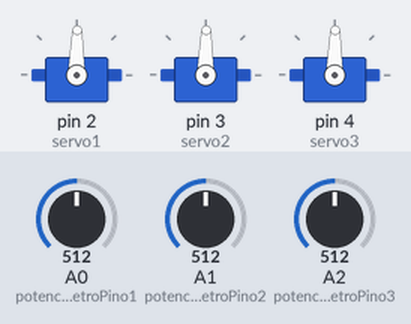
A sketch run on a simulated Arduino Uno, built with avr-gcc and run on an emulated ATmega328P. Shown: 3 × servo. The inputs (shaded band) are chosen by the test bench; at power-on: A0 (potenciometroPino1) = 512, A1 (potenciometroPino2) = 512, A2 (potenciometroPino3) = 512.

Above: at 1.2 s.
1.3 s: A0 (potenciometroPino1) set to 716
At 2.3 s:
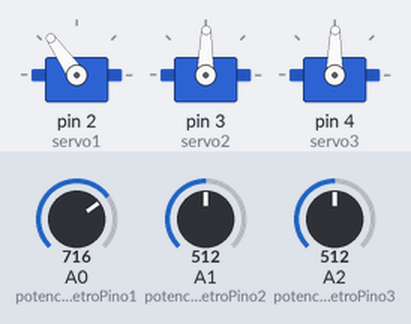
2.8 s: A1 (potenciometroPino2) set to 716
At 3.9 s:
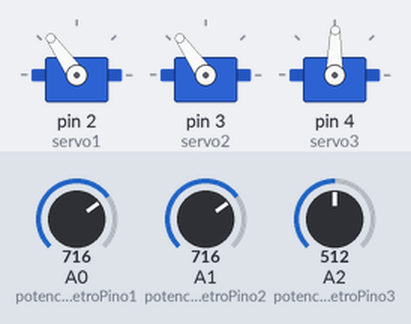
4.3 s: A2 (potenciometroPino3) set to 716
At 4.7 s:
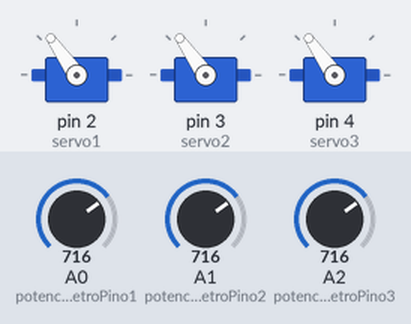
5.8 s: A0 (potenciometroPino1) set to 900
At 6.2 s:
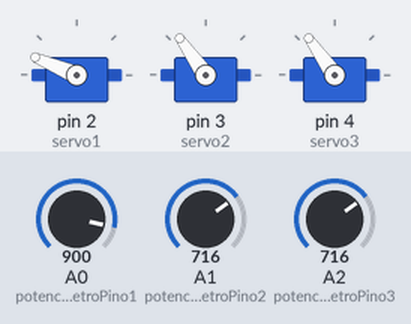
7.3 s: A1 (potenciometroPino2) set to 900
At 8.2 s:
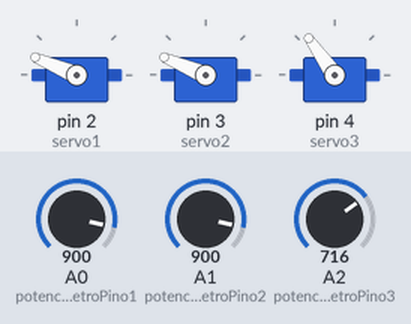
8.8 s: A2 (potenciometroPino3) set to 900
At 9.7 s:
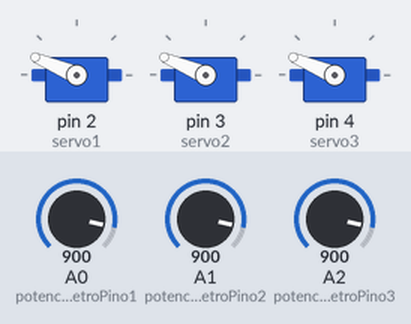
Timing chart, 0 to 11.3 s (numbered marks = the images above; inputs shaded):
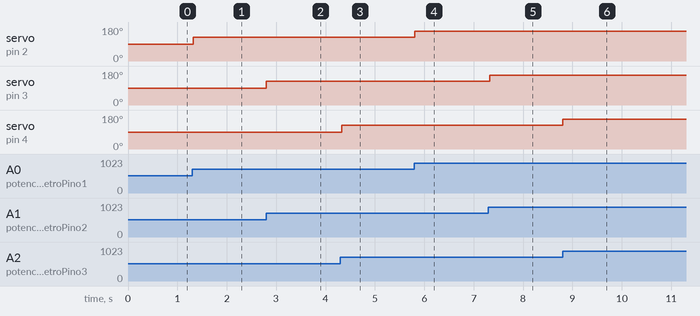

Measured:
- after the input at 1.3 s, servo on pin 2 (servo1): 89° → 125° at once
- after the input at 2.8 s, servo on pin 3 (servo2): 89° → 125° at once
- after the input at 4.3 s, servo on pin 4 (servo3): 89° → 125° at once
- after the input at 5.8 s, servo on pin 2 (servo1): 125° → 157° at once
- after the input at 7.3 s, servo on pin 3 (servo2): 125° → 157° at once
- after the input at 8.8 s, servo on pin 4 (servo3): 125° → 157° at once

The sketch:

Mecabraco.ino
```cpp
#include <Servo.h>

Servo servo1; //cria um novo objeto servo1
Servo servo2; //cria um novo objeto servo2
Servo servo3; //cria um novo objeto servo3

int potenciometroPino1 = 0;//conecta potenciometro na porta analogica 0
int potenciometroPino2 = 1;//conecta potenciometro na porta analogica 1
int potenciometroPino3 = 2;//conecta potenciometro na porta analogica 2

int valorDoPotenciometro1 = 0;//valor lido no pino 0
int valorDoPotenciometro2 = 0;//valor lido no pino 1
int valorDoPotenciometro3 = 0;//valor lido no pino 2

void setup (){

  servo1.attach(2);//conecta o objeto servo1 ao pino 2
  servo2.attach(3);//conecta o objeto servo2 ao pino 3
  servo3.attach(4);//conecta o objeto servo3 ao pino 4


}//fim setup

void loop(){

  valorDoPotenciometro1 = analogRead(potenciometroPino1); // lê
  //um valor analógico do potenciometro de  0 a 255
  valorDoPotenciometro1 = map(valorDoPotenciometro1, 0, 1023, 0, 179);//mapeia
  //o valor lido entre 0 a 1023 para uma valor ente 0 e 180
  servo1.write(valorDoPotenciometro1); // envia sinal para o servo posicionar

  delay(15); //aguarda movimento do servo

    valorDoPotenciometro2 = analogRead(potenciometroPino2); // lê
  //um valor analógico do potenciometro de  0 a 255
  valorDoPotenciometro2 = map(valorDoPotenciometro2, 0, 1023, 0, 179);//mapeia
  //o valor lido entre 0 a 1023 para uma valor ente 0 e 180
  servo2.write(valorDoPotenciometro2); // envia sinal para o servo posicionar

  delay(15); //aguarda movimento do servo

    valorDoPotenciometro3 = analogRead(potenciometroPino3); // lê
  //um valor analógico do potenciometro de  0 a 255
  valorDoPotenciometro3 = map(valorDoPotenciometro3, 0, 1023, 0, 179);//mapeia
  //o valor lido entre 0 a 1023 para uma valor ente 0 e 180
  servo3.write(valorDoPotenciometro3); // envia sinal para o servo posicionar

  delay(15); //aguarda movimento do servo

}//fim loop/
```
